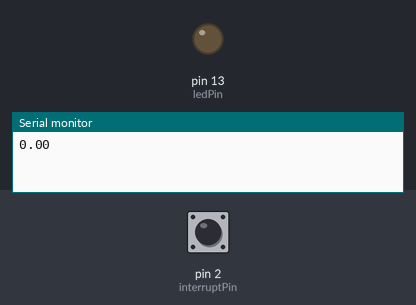
Recording of a sketch running on a simulated Arduino Uno, built with avr-gcc and run on an emulated ATmega328P. Parts: output pins drawn as LEDs (lit = HIGH), the last lines printed to the serial monitor. The test bench sets the inputs (shaded band); at power-on: pin 2 (interruptPin) HIGH.

Above: at 1.2 s.
1.3 s: pin 2 (interruptPin) pulled LOW for 0.15 s
At 1.37 s:
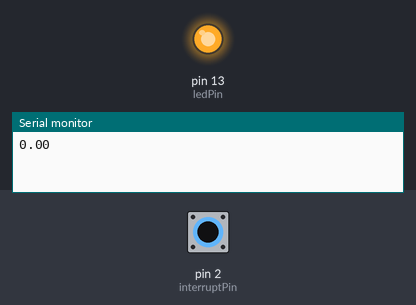
2.9 s: pin 2 (interruptPin) pulled LOW for 3.2 s
At 7.5 s:
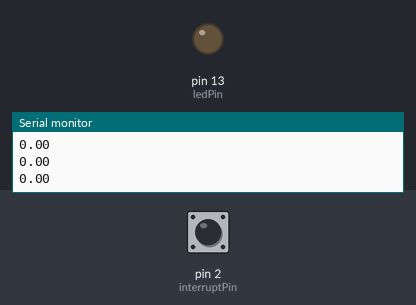
Timing chart, 0 to 9.0 s (numbered marks = the images above; inputs shaded):
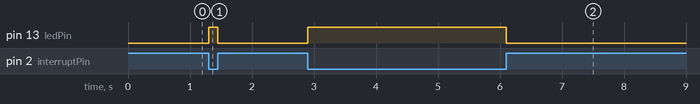

The sketch:

rpm_hall.ino
```cpp
const byte ledPin = 13;
const byte interruptPin = 2;
volatile byte state = LOW;
int val=0;
unsigned long time;
double rpmDeltaT=1000;
unsigned long lastTime;
double rpm;

void setup() {
  pinMode(ledPin, OUTPUT);
  pinMode(interruptPin, INPUT_PULLUP);
  attachInterrupt(digitalPinToInterrupt(interruptPin), test, CHANGE);
  Serial.begin(9600);
}

void loop() {
  digitalWrite(ledPin, state);
  //Serial.println(val/2);
  time = millis();
  //Serial.println(time);
  if(time-lastTime>=rpmDeltaT){
    rpm=60000*(val/2)/rpmDeltaT;
    Serial.println(rpm);
    val=0;
    lastTime=time;
  }
}

void test() {
  state = !state;
  val++;
}
```

Measured:
- after the input at 1.3 s, pin 13 (ledPin): LOW → HIGH at once, → LOW 0.15 s later
- after the input at 2.9 s, pin 13 (ledPin): LOW → HIGH at once, → LOW 3.2 s later
